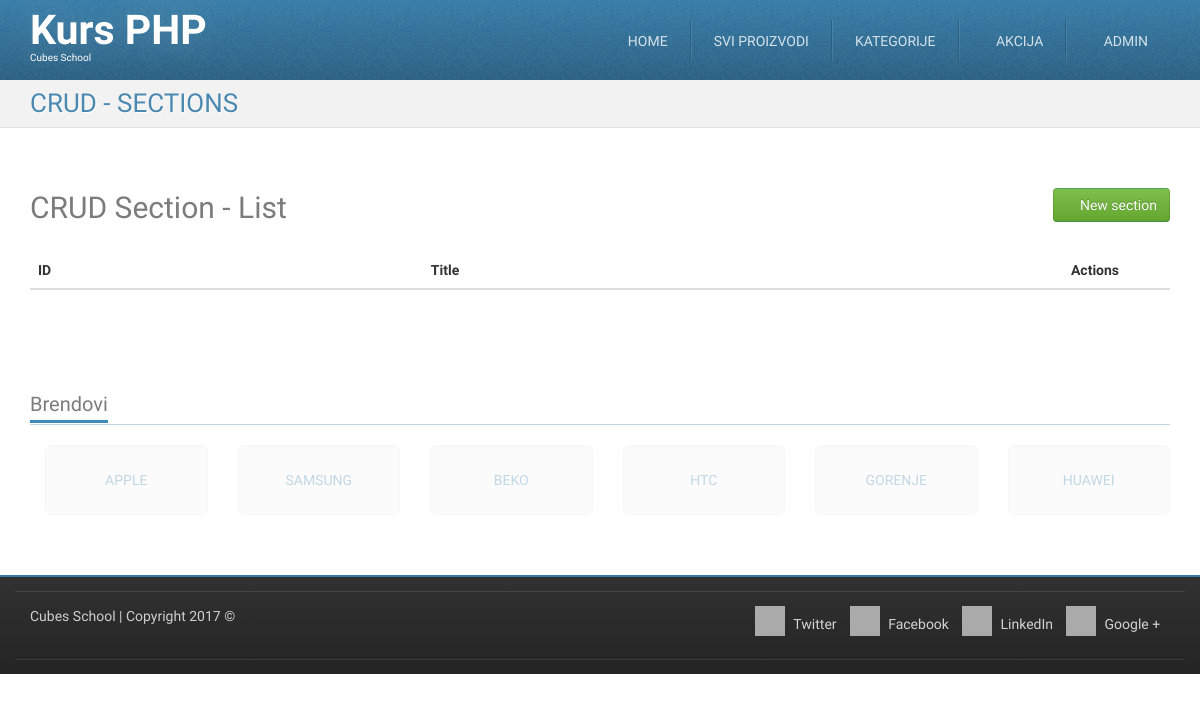
Before: /crud-section-list.php (signed in) with the older database file.
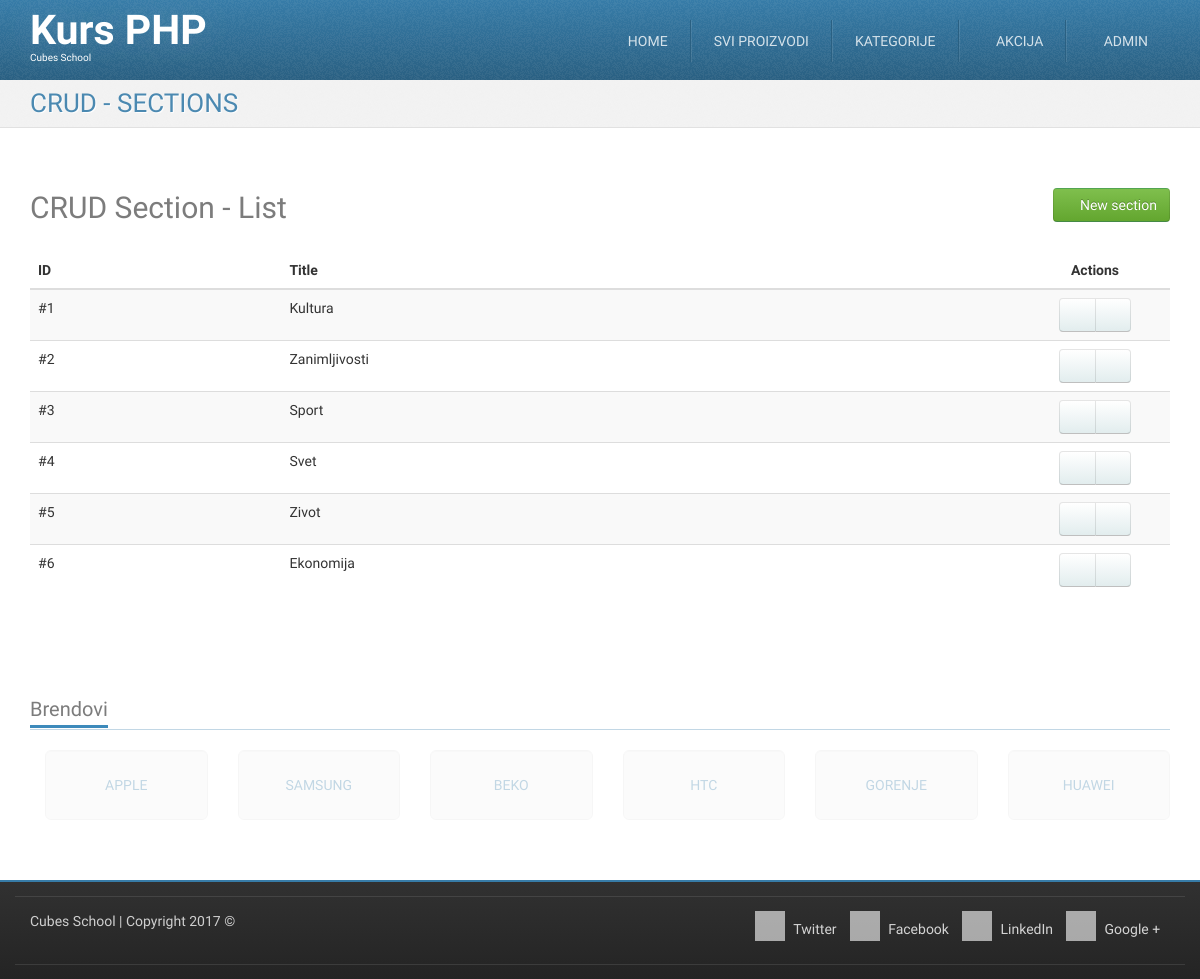
After: the same page with the newer database file.
### tables this page shows
CREATE TABLE `sections` (
  `id` int(11) NOT NULL,
  `title` varchar(255) NOT NULL
);

### crud-section-list.php (called while the page is built, shortened)
<?php
require_once __DIR__ . '/models/m_sections.php';
$sections = sectionsFetchAll();
require_once __DIR__ . '/views/layout/header.php';
require_once __DIR__ . '/views/templates/t_crud-section-list.php';
require_once __DIR__ . '/views/layout/footer.php';

### models/m_sections.php (called while the page is built, shortened)
<?php
require_once __DIR__ . '/m_database.php';
function sectionsFetchAll() {
	$query = "SELECT `sections`.* FROM `sections`";
	return dbFetchAll($query);
}

### models/m_database.php (called while the page is built, shortened)
<?php
function dbGetLink() {
	static $link;
	if (!isset($link)) {
		$link = mysqli_connect('127.0.0.1', 'cubes', 'cubes', 'cubesphp');
	}
	return $link;
}
function dbQuery($query) {
	$link = dbGetLink();
	$result = mysqli_query($link, $query);
	return $result;
}
function dbFetchAll($query) {
	$result = dbQuery($query);
	return mysqli_fetch_all($result, MYSQLI_ASSOC);
}

### views/templates/t_crud-section-list.php (the view)
<div id="highlighted">
    <div class="container">
        <div class="header">
            <h2 class="page-title">
                <span>CRUD - SECTIONS</span>
            </h2>
        </div>
    </div>
</div>
<div id="content">
    <div class="container portfolio">
        <div class="row">
            <div class="col-md-12">
                <h2>
                    CRUD Section - List
                    <a href="/crud-section-insert.php" class="pull-right btn btn-success">
                        <i class="fa fa-plus-circle"></i>
                        New section
                    </a>
                </h2>
            </div>
        </div>
        <div class="row">
            <div class="col-md-12">
                <table class="table table-striped table-hover">
                    <thead>
                        <tr>
                            <th>ID</th>
                            <th>Title</th>
                            <th class="actions text-center">Actions</th>
                        </tr>
                    </thead>
                    <tbody>
                        <?php foreach ($sections as $section) { ?>
                            <tr>
                                <td>
                                    #<?php echo htmlspecialchars($section['id']); ?>
                                </td>
                                <td>
                                    <?php echo htmlspecialchars($section['title']); ?>
                                </td>
                                <td class="text-center">
                                    <div class="btn-group">
                                        <a href="/crud-section-edit.php?id=<?php echo htmlspecialchars($section['id']); ?>" class="btn btn-default"><i class="fa fa-pencil"></i></a>
                                        <a href="/crud-section-delete.php?id=<?php echo htmlspecialchars($section['id']); ?>" class="btn btn-default"><i class="fa fa-trash"></i></a>
                                    </div>
                                </td>
                            </tr>
                        <?php } ?>
                </table>
            </div>
        </div>
    </div>
</div>

Changed rows visible on the page:
added sections: id "1", title "Kultura"
added sections: id "2", title "Zanimljivosti"
added sections: id "3", title "Sport"
added sections: id "4", title "Svet"
added sections: id "5", title "Zivot"
added sections: id "6", title "Ekonomija"
